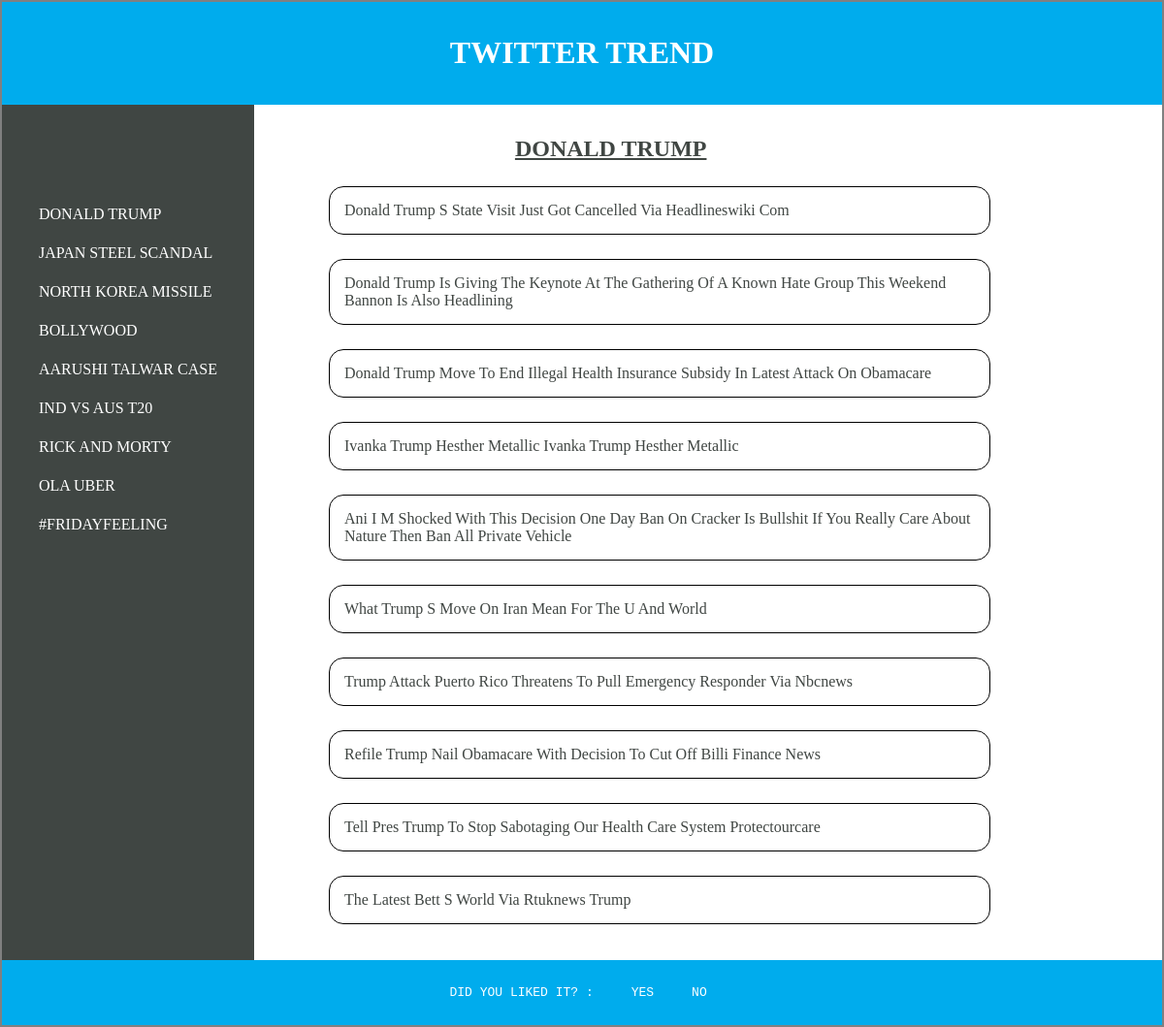
The app's page /tweet/17/ with its own data.
### tweet/models.py (models this page shows, shortened)
class Profile(models.Model):
    profile_name = models.CharField(max_length=500)

class Tweets(models.Model):
    profile = models.ForeignKey(Profile, on_delete=models.CASCADE)
    text = models.CharField(max_length=500)

### tweet/views.py (the view)
# urls.py: url(r'^(?P<profile_id>[0-9]+)/$', views.detail, name='detail'),
def detail(request, profile_id):
    profiles = get_object_or_404(Profile, pk=profile_id)
    object_name = Profile.objects.all()
    return render(request, 'tweet/detail.html', {'profiles': profiles, 'object_name': object_name})

### tweet/templates/tweet/detail.html
{% extends 'tweet/base.html'%}
{% block body %}
<article>
<h1 style="text-transform: uppercase; text-decoration:underline;
text-align:center; width:78%; color:#404643;">{{ profiles.profile_name }}</h1>
<ul style="list-style-type:none;">
    {% for twit in profiles.tweets_set.all %}
    <li><p style="text-transform: capitalize; padding:2px; border:1px solid black; border-radius:15px;
    width:650px; padding:15px; margin:25px; color:#404643;"> {{ twit.text }} </p></li>
    {% endfor %}
</ul>
</article>
<footer><pre>   DID YOU LIKED IT? :     YES     NO    </pre></footer>
{% endblock %}

### tweet/templates/tweet/base.html (shortened to what this page needs)
<!DOCTYPE html>
<html lang="en">
<head>
<body style="height:auto; margin:auto;">
<div class="container">
    <header>
        <h1>TWITTER TREND</h1>
    </header>
{% if object_name %}
       <div style="float : left; padding:15px; margin-top:70px; margin-left:-20px; width:250px; ">
        <ul style="list-style-type: none;">
            {% for profiles in object_name %}
            <li><p title='{{ profiles.profile_name }}'><a href="{% url 'tweet:detail' profiles.id %} ">
                 {{ profiles.profile_name }} </a></p></li>
            {% endfor %}
        </ul>
        </div>
{% else %}
    <h3>No topics to show</h3>>
{% endif %}
{% block body %}
{% endblock %}
</div>
</body>
</html>

### tweet/templates/tweet/base.html (style rules this page uses)
div.container { height:auto; max-width: 100%; border: 2px solid gray; background:#404643; }
header, footer { font-family: Comic Sans MS; padding: 13px; color: white; background-color: #00aced; clear: left; text-align: center; }
article { margin-left: 200px; padding: 12px; overflow: hidden; height:auto; background-color : white; }
p { text-transform: uppercase; color:black; padding:3px; }
a { text-decoration:none; color:white; }

### records on screen
Profile: profile_name "DONALD TRUMP"
Profile: profile_name "JAPAN STEEL SCANDAL"
Profile: profile_name "NORTH KOREA MISSILE"
Profile: profile_name "BOLLYWOOD"
Profile: profile_name "AARUSHI TALWAR CASE"
Profile: profile_name "IND VS AUS T20"
Profile: profile_name "RICK AND MORTY"
Profile: profile_name "OLA UBER"
Profile: profile_name "#FRIDAYFEELING"
Tweets: text "Donald Trump S State Visit Just Got Cancelled Via Headlineswiki Com"
Tweets: text "Donald Trump Is Giving The Keynote At The Gathering Of A Known Hate Group This Weekend Bannon Is Also Headlining"
Tweets: text "Donald Trump Move To End Illegal Health Insurance Subsidy In Latest Attack On Obamacare"
Tweets: text "Ivanka Trump Hesther Metallic Ivanka Trump Hesther Metallic"
Tweets: text "Ani I M Shocked With This Decision One Day Ban On Cracker Is Bullshit If You Really Care About Nature Then Ban All Private Vehicle"
Tweets: text "What Trump S Move On Iran Mean For The U And World"
Tweets: text "Trump Attack Puerto Rico Threatens To Pull Emergency Responder Via Nbcnews"
Tweets: text "Refile Trump Nail Obamacare With Decision To Cut Off Billi Finance News"
Tweets: text "Tell Pres Trump To Stop Sabotaging Our Health Care System Protectourcare"
Tweets: text "The Latest Bett S World Via Rtuknews Trump"
